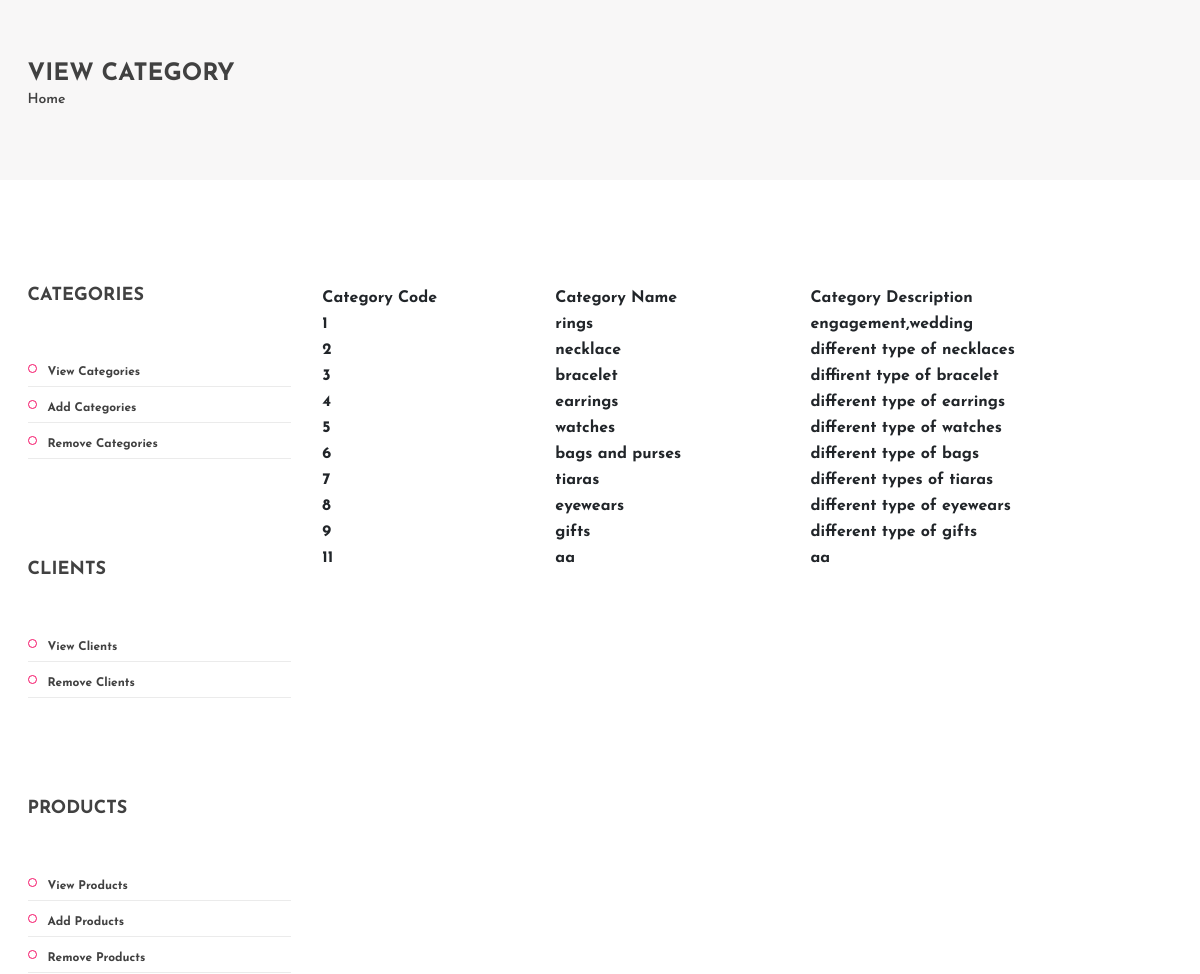
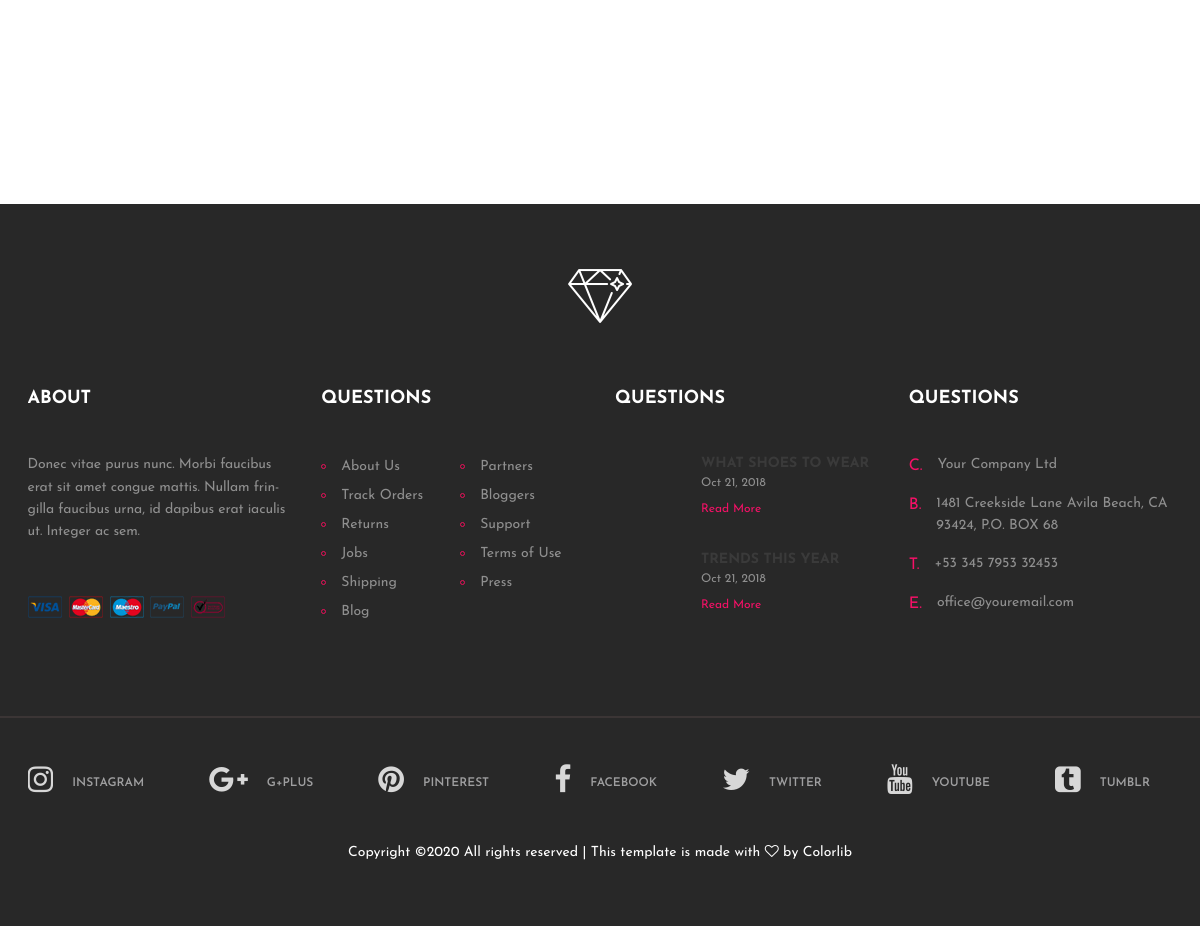
Screenshot of /Diamond/viewcat.php with the database file from the repository (2 pictures, top to bottom).
### tables this page shows
CREATE TABLE IF NOT EXISTS `categorie` (
  `code_cat` int(20) NOT NULL AUTO_INCREMENT,
  `nom_cat` varchar(20) NOT NULL,
  `description_cat` varchar(100) NOT NULL,
  PRIMARY KEY (`code_cat`)
);

### Diamond/viewcat.php (the view)
<?php require 'headerAdmin.php';?>
    <div class="page-top-info">
        <div class="container">
            <h4>View Category</h4>
            <div class="site-pagination">
                <a href="index.php">Home</a>
            </div>
        </div>
    </div>
    <section class="category-section spad">
        <div class="container">
            <div class="row">
                <div class="col-lg-3 order-2 order-lg-1">
                    <div class="filter-widget">
                        <h2 class="fw-title">Categories</h2>
                        <ul class="category-menu">
                            <li><a href="viewcat.php"><Strong>View Categories</Strong></i></a></li>
                            <li><a href="addcat.php"><Strong>Add Categories</Strong></a></li>
                            <li><a href="removecat.php"><Strong>Remove Categories</Strong></a></li>
                        </ul>
                    </div>
                    <div class="filter-widget">
                        <h2 class="fw-title">Clients</h2>
                        <ul class="category-menu">
                            <li><a href="viewclient"><Strong>View Clients</Strong></i></a></li>
                            <li><a href="removeclient"><Strong>Remove Clients</Strong></a></li>
                        </ul>
                    </div>
                    <div class="filter-widget">
                        <h2 class="fw-title">Products</h2>
                        <ul class="category-menu">
                            <li><a href="viewproduct"><Strong>View Products</Strong></i></a></li>
                            <li><a href="addproduct"><Strong>Add Products</Strong></a></li>
                            <li><a href="removeproduct"><Strong>Remove Products</Strong></a></li>
                        </ul>
                    </div>
                </div>
                <div class="col-lg-9  order-1 order-lg-2 mb-5 mb-lg-0">
        <?php
$dbloc = 'localhost';
$user = 'root';
$pass = '';
$dbname = 'diamant';
$dbc = mysqli_connect($dbloc, $user, $pass, $dbname)
   or die ('Error connecting to MySQL Server!');
   $resultat = mysqli_query($dbc, 'SELECT code_cat,nom_cat,description_cat FROM categorie'); ?>
    <table  width="900">
                <tr>
                    <th>Category Code  </th>
                    <th>Category Name    </th>
                    <th>Category Description   </th>
                </tr>
   <?php
   if ($resultat == FALSE) {
      echo "Echec de l exécution de la requête.<br />";
   }
   else {
      while ($ligne = mysqli_fetch_array($resultat)) {  ?>
        <tr>
                    <th><?php echo$ligne['code_cat'];?></th>
                    <th><?php echo $ligne['nom_cat'];?></th>
                    <th><?php echo $ligne['description_cat'];?></th>
                </tr>
<?php }
  }?>
</table>
        </div>
    </section>
    <?php require 'footer.php';?>

### Diamond/headerAdmin.php (shortened to what this page needs)
<!DOCTYPE html>
<html lang="english">
<head>
	<link rel="stylesheet" href="css/bootstrap.min.css"/>
	<link rel="stylesheet" href="css/font-awesome.min.css"/>
	<link rel="stylesheet" href="css/flaticon.css"/>
	<link rel="stylesheet" href="css/slicknav.min.css"/>
	<link rel="stylesheet" href="css/jquery-ui.min.css"/>
	<link rel="stylesheet" href="css/owl.carousel.min.css"/>
	<link rel="stylesheet" href="css/animate.css"/>
	<link rel="stylesheet" href="css/style.css"/>
</head>
<body>

### Diamond/footer.php (shortened to what this page needs)
	<section class="footer-section">
		<div class="container">
			<div class="footer-logo text-center">
				<a href="index.php"><img src="./img/logo-light.png" alt=""></a>
			</div>
			<div class="row">
				<div class="col-lg-3 col-sm-6">
					<div class="footer-widget about-widget">
						<h2>About</h2>
						<p>Donec vitae purus nunc. Morbi faucibus erat sit amet congue mattis. Nullam frin-gilla faucibus urna, id dapibus erat iaculis ut. Integer ac sem.</p>
						<img src="img/cards.png" alt="">
					</div>
				</div>
				<div class="col-lg-3 col-sm-6">
					<div class="footer-widget about-widget">
						<h2>Questions</h2>
						<ul>
							<li><a href="">About Us</a></li>
							<li><a href="">Track Orders</a></li>
							<li><a href="">Returns</a></li>
							<li><a href="">Jobs</a></li>
							<li><a href="">Shipping</a></li>
							<li><a href="">Blog</a></li>
						</ul>
						<ul>
							<li><a href="">Partners</a></li>
							<li><a href="">Bloggers</a></li>
							<li><a href="">Support</a></li>
							<li><a href="">Terms of Use</a></li>
							<li><a href="">Press</a></li>
						</ul>
					</div>
				</div>
				<div class="col-lg-3 col-sm-6">
					<div class="footer-widget about-widget">
						<h2>Questions</h2>
						<div class="fw-latest-post-widget">
							<div class="lp-item">
								<div class="lp-thumb set-bg" data-setbg="img/blog-thumbs/1.jpg"></div>
								<div class="lp-content">
									<h6>what shoes to wear</h6>
									<span>Oct 21, 2018</span>
									<a href="#" class="readmore">Read More</a>
								</div>
							</div>
							<div class="lp-item">
								<div class="lp-thumb set-bg" data-setbg="img/blog-thumbs/2.jpg"></div>
								<div class="lp-content">
									<h6>trends this year</h6>
									<span>Oct 21, 2018</span>
									<a href="#" class="readmore">Read More</a>
								</div>
							</div>
						</div>
					</div>
				</div>
				<div class="col-lg-3 col-sm-6">
					<div class="footer-widget contact-widget">
						<h2>Questions</h2>
						<div class="con-info">
							<span>C.</span>
							<p>Your Company Ltd </p>
						</div>
						<div class="con-info">
							<span>B.</span>
							<p>1481 Creekside Lane  Avila Beach, CA 93424, P.O. BOX 68 </p>
						</div>
						<div class="con-info">
							<span>T.</span>
							<p>+53 345 7953 32453</p>
						</div>
						<div class="con-info">
							<span>E.</span>
							<p>office@youremail.com</p>
						</div>
					</div>
				</div>
			</div>
		</div>
		<div class="social-links-warp">
			<div class="container">
				<div class="social-links">
					<a href="" class="instagram"><i class="fa fa-instagram"></i><span>instagram</span></a>
					<a href="" class="google-plus"><i class="fa fa-google-plus"></i><span>g+plus</span></a>
					<a href="" class="pinterest"><i class="fa fa-pinterest"></i><span>pinterest</span></a>
					<a href="" class="facebook"><i class="fa fa-facebook"></i><span>facebook</span></a>
					<a href="" class="twitter"><i class="fa fa-twitter"></i><span>twitter</span></a>
					<a href="" class="youtube"><i class="fa fa-youtube"></i><span>youtube</span></a>
					<a href="" class="tumblr"><i class="fa fa-tumblr-square"></i><span>tumblr</span></a>
				</div>
<p class="text-white text-center mt-5">Copyright &copy;<script>document.write(new Date().getFullYear());</script> All rights reserved | This template is made with <i class="fa fa-heart-o" aria-hidden="true"></i> by <a href="https://colorlib.com" target="_blank">Colorlib</a></p>
			</div>
		</div>
	</section>
	</body>
</html>

### Diamond/css/style.css (style rules this page uses)
html, body { height: 100%; font-family: 'Josefin Sans', sans-serif; -webkit-font-smoothing: antialiased; font-smoothing: antialiased; }
h1, h2, h3, h4, h5, h6 { margin: 0; color: #111111; font-weight: 600; }
h2 { font-size: 36px; }
h4 { font-size: 24px; }
h6 { font-size: 16px; }
p { font-size: 14px; color: #585858; line-height: 1.6; }
img { max-width: 100%; }
ul, ol { padding: 0; margin: 0; }
.set-bg { background-repeat: no-repeat; background-size: cover; background-position: top center; }
.spad { padding-top: 105px; padding-bottom: 105px; }
.text-white h1, .text-white h2, .text-white h3, .text-white h4, .text-white h5, .text-white h6, .text-white p, .text-white span, .text-white li, .text-white a { color: #fff; }
.footer-section { background: #282828; padding-top: 60px; }
.footer-logo { padding-bottom: 60px; }
.footer-widget { margin-bottom: 70px; overflow: hidden; }
.footer-widget h2 { font-size: 18px; font-weight: 700; text-transform: uppercase; color: #fff; margin-bottom: 45px; }
.footer-widget p { color: #8f8f8f; }
.footer-widget.about-widget p { margin-bottom: 50px; letter-spacing: -0.01em; }
.footer-widget ul { list-style: none; float: left; margin-right: 37px; }
.footer-widget ul:last-child { margin-right: 0; }
.footer-widget ul li a { display: inline-block; position: relative; padding-left: 20px; font-size: 14px; color: #8f8f8f; margin-bottom: 6px; }
.footer-widget ul li a:after { position: absolute; content: ""; width: 5px; height: 5px; left: 0; top: 8px; border: 1px solid #ec105a; border-radius: 50%; -webkit-transition: all 0.2s; -o-transition: all 0.2s; transition: all 0.2s; }
.fw-latest-post-widget .lp-item { margin-bottom: 30px; display: block; overflow: hidden; }
.fw-latest-post-widget .lp-thumb { width: 64px; height: 64px; float: left; margin-right: 22px; }
.fw-latest-post-widget .lp-content { overflow: hidden; padding-top: 2px; }
.fw-latest-post-widget .lp-content h6 { font-size: 14px; font-weight: 700; text-transform: uppercase; opacity: 0.25; color: #717171; margin-bottom: 1px; }
.fw-latest-post-widget .lp-content span { display: block; font-size: 12px; color: #8f8f8f; margin-bottom: 4px; }
.fw-latest-post-widget .lp-content .readmore { font-size: 12px; color: #f51167; }
.contact-widget .con-info span { float: left; color: #f51167; margin-right: 15px; overflow: hidden; }
.social-links-warp { border-top: 2px solid #3b3535; padding: 46px 0; }
.social-links a { margin-right: 60px; display: inline-block; }
.social-links a:last-child { margin-right: 0; }
.social-links a i { font-size: 30px; color: #d7d7d7; float: left; margin-right: 19px; overflow: hidden; -webkit-transition: all 0.3s; -o-transition: all 0.3s; transition: all 0.3s; }
.social-links a span { display: inline-block; font-size: 12px; font-weight: 600; text-transform: uppercase; color: #9f9fa0; padding-top: 10px; -webkit-transition: all 0.3s; -o-transition: all 0.3s; transition: all 0.3s; }
.page-top-info { background: #f8f7f7; padding: 60px 0 70px; }
.page-top-info h4 { color: #414141; font-weight: 700; text-transform: uppercase; }
.site-pagination { font-size: 14px; font-weight: 600; color: #414141; }
.site-pagination a { display: inline-block; font-size: 14px; color: #414141; }
.filter-widget { margin-bottom: 100px; }
.filter-widget .fw-title { font-size: 18px; font-weight: 700; color: #414141; text-transform: uppercase; margin-bottom: 45px; }
.category-menu { list-style: none; }
.category-menu li a { display: block; position: relative; font-size: 12px; color: #414141; border-bottom: 1px solid #ebebeb; padding: 12px 0 5px 20px; }
.category-menu li a:after { position: absolute; content: ""; width: 9px; height: 9px; left: 0; top: 13px; border: 1px solid #f51167; border-radius: 50%; }
@media (min-width: 1200px) { .container { max-width: 1175px; } }

### rows the page displays
categorie: code_cat "1", nom_cat "rings", description_cat "engagement,wedding"
categorie: code_cat "2", nom_cat "necklace", description_cat "different type of necklaces"
categorie: code_cat "3", nom_cat "bracelet", description_cat "diffirent type of bracelet"
categorie: code_cat "4", nom_cat "earrings", description_cat "different type of earrings"
categorie: code_cat "5", nom_cat "watches", description_cat "different type of watches"
categorie: code_cat "6", nom_cat "bags and purses", description_cat "different type of bags"
categorie: code_cat "7", nom_cat "tiaras", description_cat "different types of tiaras"
categorie: code_cat "8", nom_cat "eyewears", description_cat "different type of eyewears"
categorie: code_cat "9", nom_cat "gifts", description_cat "different type of gifts"
categorie: code_cat "11", nom_cat "aa", description_cat "aa"
